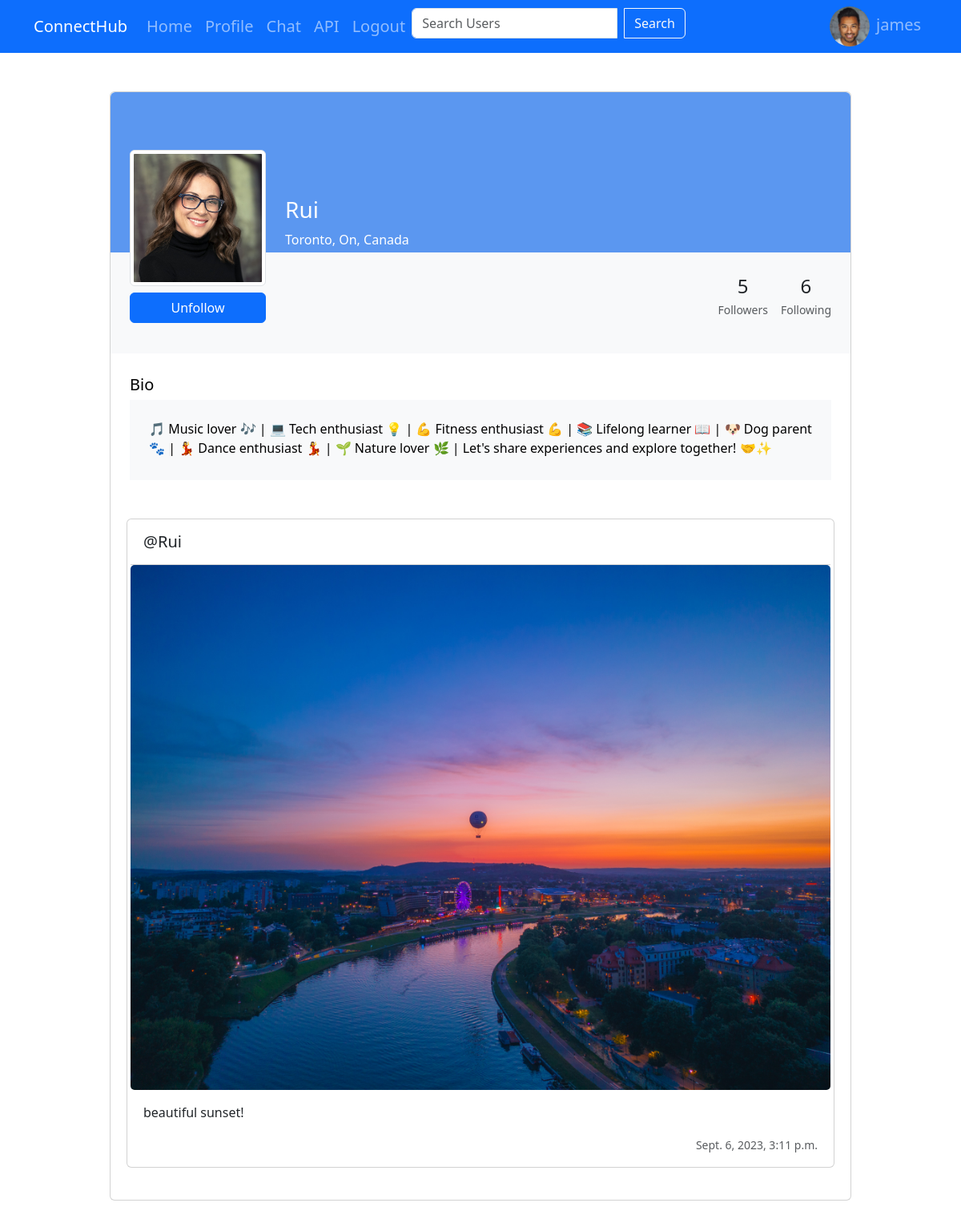
The app's page /profile/2/ (signed in) with its own data.
### core/models.py (models this page shows, shortened)
class Profile(models.Model):
    user = models.OneToOneField(User, on_delete=models.CASCADE, related_name="profile")
    follows = models.ManyToManyField("self", symmetrical=False, related_name="followed_by", blank=True) # self-referential many-to-many relationship
    bio = models.TextField(max_length=500, blank=True, null=True)
    location = models.CharField(max_length=100, blank=True, null=True)
    image = models.ImageField(upload_to= "profile_imgs", default="profile_imgs/default_profile_img.jpg", blank=True)
    def number_of_following(self):
        return self.follows.count()-1
    def number_of_followers(self):
        return self.followed_by.count()-1

class Post(models.Model):
    user = models.ForeignKey(User, on_delete=models.DO_NOTHING, related_name="posts")
    image = models.ImageField(upload_to= "post_imgs", blank=True, null = True)
    caption = models.CharField(max_length=200)
    created_time = models.DateTimeField(auto_now_add=True)

### core/views.py (the view, shortened to what this page needs)
# urls.py: path("profile/<int:pk>/", views.profile, name="profile"),
@login_required(login_url="/login/")
def profile(request, pk):
    profile = Profile.objects.get(user_id=pk)
    posts = Post.objects.filter(user_id=pk).order_by("-created_time")
    return render(request,"core/profile.html", {"profile": profile, "posts":posts})

### core/templates/core/profile.html (shortened to what this page needs)
{% extends "base.html" %}
{% load bootstrap_icons %}
{% block content %}
{% include "navbar.html"%}
<section class="h-100 gradient-custom-2">
    <div class="container py-5 h-100">
        <div class="row d-flex justify-content-center align-items-center h-100">
        <div class="col col-lg-8 col-xl-10">
            <div class="card">
                <div class="rounded-top text-white d-flex flex-row" style="background-color: #5b97f0; height:200px;">
                    <div class="ms-4 mt-5 d-flex flex-column" style="width: 170px;">
                        <img src="{{profile.image.url}}"
                            alt="Generic placeholder image" class="img-fluid img-thumbnail mt-4 mb-2"
                            style="width: 170px; height:170px;z-index: 1">
                        {% if user.id != profile.user.id%}
                        <form method="POST" style="z-index: 1;">
                            {% if profile in user.profile.follows.all%}
                            <button type="submit" class="btn btn-primary mx-auto w-100"  name="action" value="unfollow">Unfollow</button>
                            {% else %}
                            {% comment %}Display follow btn, if the current user hasn't followed the profile{% endcomment %}
                            <button type="submit" class="btn btn-primary mx-auto w-100"  name="action" value="follow">Follow</button>
                            {% endif %}
                        </form>
                        {% endif %}
                    </div>
                    <div class="mx-4" style="margin-top: 130px;">
                        <h3>{{profile.user.username |title}}</h3>
                        <p>{{profile.location |title}}</p>
                    </div>
                </div>
                <div class="p-4 text-black" style="background-color: #f8f9fa;">
                        <div class="d-flex justify-content-end text-center py-1">
                            <div class="px-3">
                                <a href="{%url "profile_followers" profile.user.id %}" class="link-dark text-decoration-none"><p class="mb-1 h4">{{profile.number_of_followers}}</p></a>
                                <p class="small text-muted mt-1">Followers</p>
                            </div>
                            <div>
                                <a href="{%url "profile_following" profile.user.id %}" class="link-dark text-decoration-none"><p class="mb-1 h4">{{profile.number_of_following}}</p></a>
                                <p class="small text-muted mb-0">Following</p>
                            </div>
                        </div>
                </div>
                <div class="card-body p-4 text-black">
                    {% if profile.bio %}
                    <div class="mb-5">
                        <p class="lead fw-normal mb-1">Bio</p>
                        <div class="p-4" style="background-color: #f8f9fa;">
                            <p class="font-italic mb-1">{{profile.bio}}</p>
                        </div>
                    </div>
                    {% endif %}
                    <div class="row g-2">
                        {% if posts %}
                            {% for post in posts %}
                            <div class="card mb-3">
                                <div class="card-header bg-white h5 py-3">
                                    <a href="{%url "profile" post.user.id %}" class="link-dark text-decoration-none">@{{post.user|title}}</a>
                                </div>
                                {% if post.image %}
                                <img src="{{post.image.url}}" alt="post image" class=" card-img">
                                {% endif %}
                                <div class="card-body">
                                    <p class="card-text">{{post.caption}}</p>
                                    <p class="card-text text-end"><small class="text-muted">{{post.created_time}}</small></p>
                                </div>
                            </div>
                            {% endfor %}
                        {% else %}
                            <p class="text-3">You haven't create any post yet. Go to create your FIRST post!</p>
                        {% endif %}
                    </div>
                </div>
            </div>
        </div>
        </div>
    </div>
</section>
{% endblock  %}

### templates/navbar.html (shortened to what this page needs)
{% load static %}
<nav class="navbar navbar-expand-lg navbar-dark bg-primary">
    <div class="container">
        <a class="navbar-brand" href="">ConnectHub</a>
        <div class="fs-5 collapse navbar-collapse" id="navbar">
            <ul class="navbar-nav me-auto mb-2 mb-lg-0">
                <li class="nav-item">
                    <a class="nav-link" href="{% url "home" user.id %}">Home</a>
                </li>
                <li class="nav-item">
                    <a class="nav-link" href="{% url "profile" user.id %}">Profile</a>
                </li>
                <li class="nav-item">
                    <a class="nav-link" href="{% url "chat_list"%}">Chat</a>
                </li>
                <li class="nav-item">
                    <a class="nav-link" href="{% url "api_index"%}">API</a>
                </li>
                <li class="nav-item">
                    <a class="nav-link" href="{% url 'logout'%}">Logout</a>
                </li>
                <li class="nav-item">
                    <form action="{% url "search"%}" method="GET" class="form-inline my-2 my-lg-0">
                        <div class="input-group">
                            <input class="form-control" type="search" placeholder="Search Users" name="search">
                            <button class="btn btn-outline-light ms-2" type="submit">Search</button>
                        </div>
                    </form>
                </li>
            </ul>
            <ul class="navbar-nav ml-auto">
                <li class="nav-item">
                        <div class="mr-2">
                            <img src="{{ user.profile.image.url}}" class="rounded-circle" alt="Profile Picture" style="border-radius:50%; width:50px; height:50px;">
                        </div>
                </li>
                <li class="nav-item">
                    <a class="nav-link my-0" href="{% url "profile_update" user.id %}">{{user.username}}</a>
                </li>
            </ul>
        </div>
    </div>
</nav>

### records on screen
Profile: image (picture), user.username "Rui", location "Toronto, On, Canada", number_of_followers "5", number_of_following "6", bio "🎵 Music lover 🎶 | 💻 Tech enthusiast 💡 | 💪 Fitness enthusiast 💪 | 📚 Lifelong learner 📖 | 🐶 Dog parent 🐾 | 💃 Dance enthusiast 💃 | 🌱 Nature lover 🌿 | Let's share experiences and explore together! 🤝✨"
Post: user "Rui", image (picture), caption "beautiful sunset!", created_time "Sept. 6, 2023, 3:11 p.m."

### other values on screen
{{ user.username }} "james"
